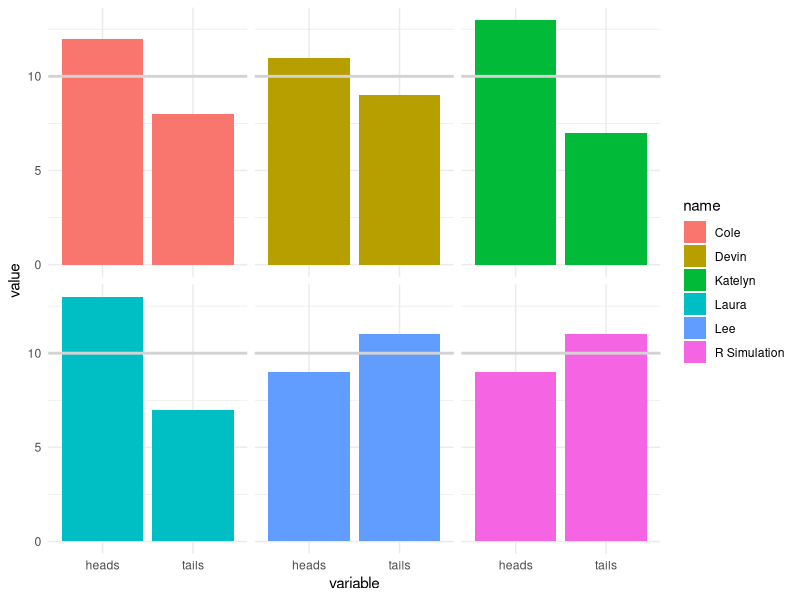
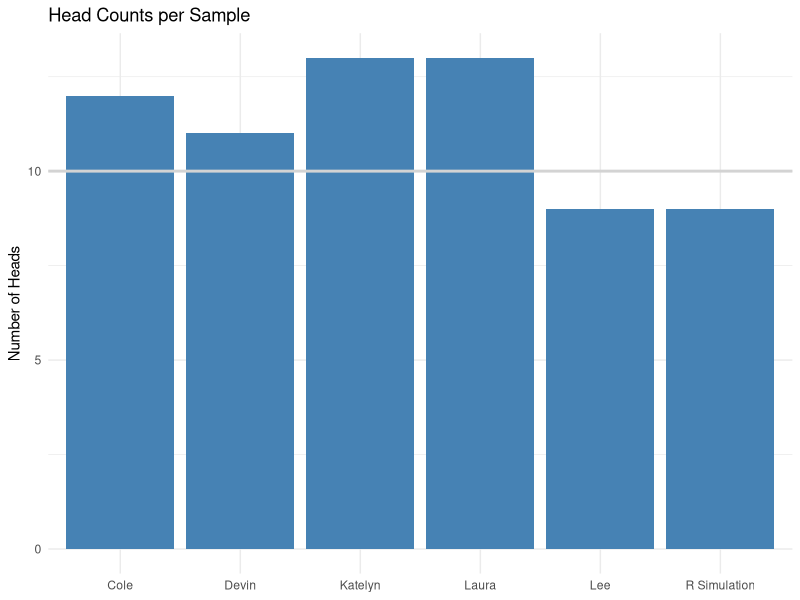

Generate these figures, in order, with R:
## ---- chunk 1
library(tidyverse)
library(reshape2)

knitr::opts_chunk$set(
  echo = FALSE,
  warning = FALSE,
  message = FALSE
)

## ---- chunk 2
resultsdf <- tibble(
  name = c("Katelyn", "Laura", "Devin", "Cole", "Lee", "R Simulation"),
  heads = c(13, 13, 11, 12, 9, 9),
  tails = c(7, 7, 9, 8, 11, 11),
  percentHeads = heads/20,
  sampleError = sqrt((10 - heads)^2)
)

plotdf <- resultsdf %>% select(name, heads, tails) %>% melt(id.vars = "name")

ggplot(plotdf, mapping = aes(variable, value, fill = name)) + geom_bar(stat = "identity") + geom_hline(yintercept = 10, colour = "light gray", size = 1) + theme_minimal() + facet_wrap(~name) + theme(legend.position = "right", strip.text.x = element_blank())

knitr::kable(resultsdf, align = c('c','c','c','c','c','c'), format="pandoc", caption = "Summary of Results")
## ---- chunk 3
ggplot(resultsdf, mapping = aes(name, heads)) + geom_bar(stat = "identity", fill = "steelblue") + labs(x=NULL, y="Number of Heads", title = "Head Counts per Sample") + geom_hline(yintercept = 10, colour = "light gray", size = 1) + theme_minimal()

summary(resultsdf$heads)

sampleMean <- mean(resultsdf$heads)
sampleErr <- sqrt(((10 - sampleMean)^2)/6)
